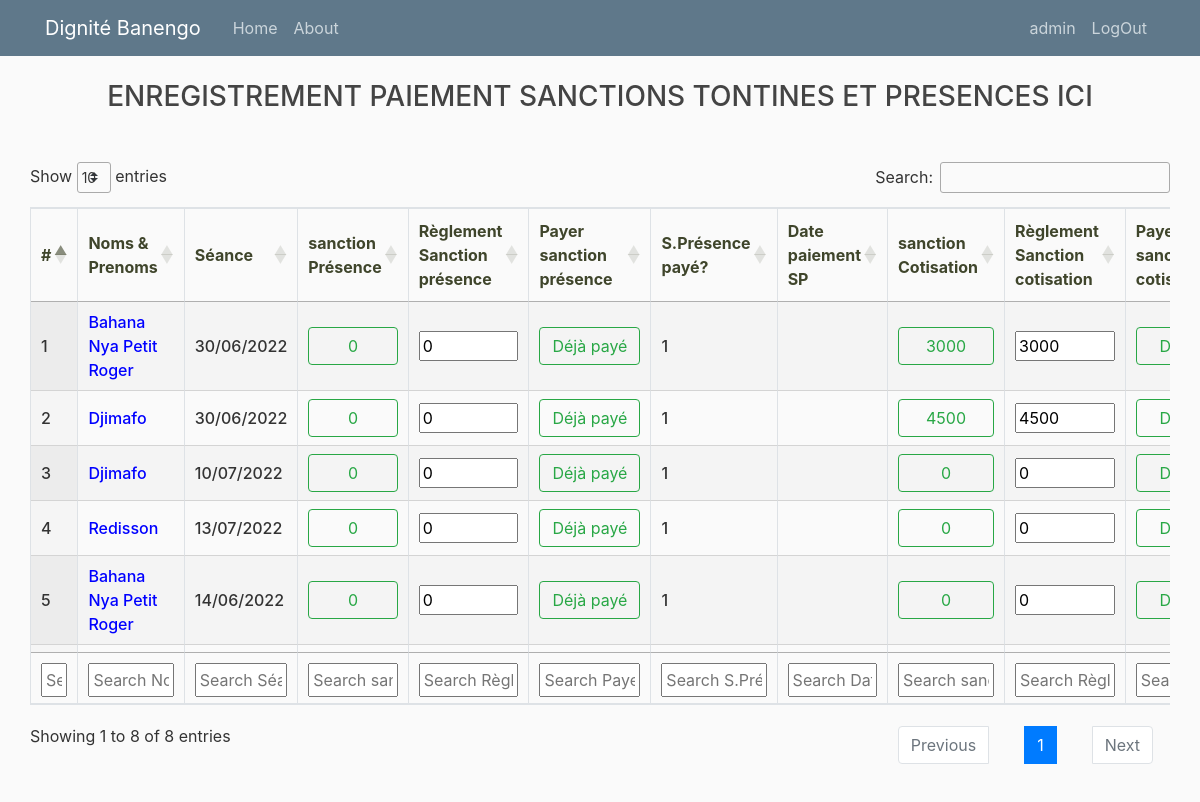
Page /sanction/ (signed in) on the committed database.
### tontine/models.py (models this page shows, shortened)
class Sanction(models.Model):
    seance = models.ForeignKey(Seance, on_delete=models.CASCADE)
    membre = models.ForeignKey(Membre, on_delete=models.CASCADE)
    regl_sanc_tontine = models.PositiveIntegerField(default=0)
    regl_sanc_presence = models.PositiveIntegerField(default=0)
    date_paiement_sp = models.DateTimeField(blank=True, null=True)
    date_paiement_sc = models.DateTimeField(blank=True, null=True)
    created = models.DateTimeField(auto_now_add=True)
    updated = models.DateTimeField(auto_now=True)
    valeur_sanction_tontine = models.PositiveIntegerField(default=0)
    valeur_sanction_presence = models.PositiveIntegerField(default=0)
    freeze = models.BooleanField(default=False)
    @property
    def is_active(self):
        if self.seance.tontine_is_active:
            return True
        return False
    @property
    def sanction_tontine_paye(self):
        if self.regl_sanc_tontine >= self.valeur_sanction_tontine:
            return 1
        return 0
    @property
    def sanction_presence_paye(self):
        if self.regl_sanc_presence >= self.valeur_sanction_presence:
            return 1
        return 0

class Membre(models.Model):
    user = models.OneToOneField(User, on_delete=models.CASCADE)
    nom = models.CharField(max_length=100, unique=True)
    matricule = models.CharField(max_length=8, unique=True)
    telephone = models.CharField(max_length=10, blank=True, null=True)
    qualite = models.CharField(max_length=100, blank=True, null=True)
    profession = models.CharField(max_length=100, blank=True, null=True)
    sexe = models.CharField(choices=SEXE_CHOICES, max_length=1)
    date_naissance = models.DateField(blank=True, null=True)
    date_adhesion = models.DateField()
    created = models.DateTimeField(auto_now_add=True)
    updated = models.DateTimeField(auto_now=True)
    cotisation = models.ForeignKey(MontantCotisation, on_delete=models.CASCADE)
    presence = models.ForeignKey(MontantPresence, on_delete=models.CASCADE)
    agape = models.ForeignKey(MontantAgape, on_delete=models.CASCADE)
    bank = models.ForeignKey(MontantBank, on_delete=models.SET_NULL, blank=True, null=True)
    bank_bool = models.BooleanField(default=False)
    cotisation_bool = models.BooleanField(default=False)
    presence_bool = models.BooleanField(default=True)
    total_impaye = models.IntegerField(default=0)
    total_seance = models.IntegerField(default=0)
    total_consigne = models.IntegerField(default=0)
    reserve = models.IntegerField(default=0)

class Seance(models.Model):
    date_seance = models.DateField(unique=True)
    president_jour = models.ForeignKey(Membre, on_delete=models.SET_NULL, blank=True, null=True)
    exercice_tontine = models.ForeignKey(ExerciceTontine, on_delete=models.CASCADE)
    exercice_presence = models.ForeignKey(ExercicePresence, on_delete=models.CASCADE)
    closed = models.BooleanField(default=False)
    total_presence = models.IntegerField(default=0)
    total_agape = models.IntegerField(default=0)
    total_tontine = models.IntegerField(default=0)
    total_encais = models.IntegerField(default=0)
    nbechec_agape= models.IntegerField(default=0)
    nbechec_presence= models.IntegerField(default=0)
    nbechec_cotisation= models.IntegerField(default=0)
    mtechec_agape= models.IntegerField(default=0)
    mtechec_presence= models.IntegerField(default=0)
    mtechec_cotisation= models.IntegerField(default=0)
    created = models.DateTimeField(auto_now_add=True)
    updated = models.DateTimeField(auto_now=True)
    author= models.ForeignKey(User, on_delete=models.SET_NULL, blank=True, null=True)
    @property
    def tontine_is_active(self):
        if self.exercice_tontine.is_active:
            return True
        return False

### tontine/views.py (the view)
# urls.py: path('sanction/', views.sanction, name='sanction'),
@login_required
def sanction(request):
	if request.user.is_staff:
		listsanction = [obj for obj in Sanction.objects.all() if obj.is_active]
	else:
		try:
			m = request.user.membre
			listsanction = [obj for obj in Sanction.objects.filter(membre=m) if obj.is_active]
		except Exception as e:
			listsanction = []
	context = {"listsanction": listsanction}
	return render(request, 'tontine/sanction.html', context)

### tontine/templatetags/custom_tag.py (called while the page is built)
@register.filter(name='has_group')
def has_group(user, group_name):
    group = Group.objects.get(name=group_name)
    return True if group in user.groups.all() else False

### tontine/templates/tontine/sanction.html (shortened to what this page needs)
{% extends "tontine/base3.html" %}
{% load crispy_forms_tags %}
{% load custom_tag %}
{% block content %}
<div class="container-fluid">
    <h3 style="text-align: center;">ENREGISTREMENT PAIEMENT SANCTIONS TONTINES ET PRESENCES ICI</h3>
    <br>
    <div class="row mt-3">
        <div class="col-md-12">
            <table id="example" class="stripe row-border order-column table-bordered" style="width:100%">
                <thead>
                    <tr>
                        <th>#</th>
                        <th>Noms & Prenoms</th>
                        <th>Séance</th>
                        <th>sanction<br>Présence</th>
                        <th>Règlement<br>Sanction présence</th>
                        <th>Payer sanction<br>présence</th>
                        <th>S.Présence<br>payé?</th>
                        <th>Date<br>paiement SP</th>
                        <th>sanction<br>Cotisation</th>
                        <th>Règlement<br>Sanction cotisation</th>
                        <th>Payer sanction<br>cotisatisation</th>
                    </tr>
                </thead>
                <tbody>
                    {% for data in listsanction %}
                        <tr>
                            <td>{{ forloop.counter }}</td>
                            <td id="name{{ data.id }}"
                            {% if data.freeze %}
                            style="color: cadetblue;"
                            {% else %}
                                {% if data.sanction_tontine_paye == 0 %} style="color: crimson;"
                                {% elif data.sanction_presence_paye == 0  %}
                                style="color: crimson;"
                                 {% else %}
                                  style="color: blue;"
                                {% endif %}
                            {% endif %}
                                >
                            {{data.membre.nom}}
                            </td>
                            <td>{{data.seance.date_seance|date:"d/m/Y"}}</td>
                            <td>
                                {% if data.sanction_presence_paye == 0 %}
                                <button class="btn btn-outline-danger" style="width: 100%">
                                    {{data.valeur_sanction_presence}}
                                </button>
                                {% else %}
                                <button class="btn btn-outline-success" style="width: 100%">
                                    {{data.valeur_sanction_presence}}
                                </button>
                                {% endif %}
                            </td>
                            <td>
                                <input type="number"  size="8" value="{{data.regl_sanc_presence}}" id="r_sp{{ data.id }}" min="0" step="1" style='width:100%'>
                            </td>
                            <td>
                                {% if request.user|has_group:"payeur_sanction" %}
                                    {% if data.sanction_presence_paye == 0 %}
                                        {% if data.freeze %}
                                        <button data-product="{{data.id}}" style="width: 100%" class="btn btn-outline-primary">
                                            Freezé
                                        </button>
                                        {% else %}
                                        <button data-product="{{data.id}}" style="width: 100%" class="btn btn-outline-primary sendp">
                                            Payer
                                        </button>
                                        {% endif %}
                                    {% else %}
                                    <button  style="width: 100%" class="btn btn-outline-success">
                                        Déjà payé
                                    </button>
                                    {% endif %}
                                {% endif %}
                            </td>
                            <td id="payement_sp{{ data.id }}" style="width: 1px">{{data.sanction_presence_paye}}</td>
                            <td>{{data.date_paiement_sp|date:"d/m/Y"}}</td>
                            <td>
                                {% if data.sanction_tontine_paye == 0 %}
                                <button class="btn btn-outline-danger" style="width: 100%">
                                    {{data.valeur_sanction_tontine}}
                                </button>
                                {% else %}
                                <button class="btn btn-outline-success" style="width: 100%">
                                    {{data.valeur_sanction_tontine}}
                                </button>
                                {% endif %}
                            </td>
                            <td>
                                <input type="number"  size="8" value="{{data.regl_sanc_tontine}}" id="r_sc{{ data.id }}" min="0" step="1" style='width:100%'>
                            </td>
                            <td>
                                {% if request.user|has_group:"payeur_sanction" %}
                                    {% if data.sanction_tontine_paye == 0 %}
                                        {% if data.freeze %}
                                        <button data-product="{{data.id}}" style="width: 100%" class="btn btn-outline-secondary">
                                            Freezé
                                        </button>
                                        {% else %}
                                        <button data-product="{{data.id}}" style="width: 100%" class="btn btn-outline-primary send">
                                            Payer
                                        </button>
                                        {% endif %}
                                    {% else %}
                                    <button  style="width: 100%" class="btn btn-outline-success">
                                        Déjà payé
                                    </button>
                                    {% endif %}
                                {% endif %}
                            </td>
                        </tr>
                        {% endfor %}
                </tbody>
                <tfoot>
                    <tr>
                        <th>#</th>
                        <th>Noms & Prenoms</th>
                        <th>Séance</th>
                        <th>sanction<br>Présence</th>
                        <th>Règlement<br>Sanction présence</th>
                        <th>Payer sanction<br>présence</th>
                        <th>S.Présence<br>payé?</th>
                        <th>Date<br>paiement SP</th>
                        <th>sanction<br>Cotisation</th>
                        <th>Règlement<br>Sanction cotisation</th>
                        <th>Payer sanction<br>cotisatisation</th>
                    </tr>
                </tfoot>
            </table>
        </div>
    </div>
</div>
{% endblock %}

### tontine/templates/tontine/base3.html (shortened to what this page needs)
{% load static %}
<!DOCTYPE html>
<html>
<head>
    <link rel="stylesheet" href="https://maxcdn.bootstrapcdn.com/bootstrap/4.0.0/css/bootstrap.min.css">
    <link rel="stylesheet" type="text/css" href="https://cdnjs.cloudflare.com/ajax/libs/twitter-bootstrap/4.5.2/css/bootstrap.css">
    <link rel="stylesheet" type="text/css" href="https://cdn.datatables.net/1.12.1/css/dataTables.bootstrap4.min.css">
    <link rel="stylesheet" type="text/css" href="https://cdn.datatables.net/1.12.1/css/jquery.dataTables.min.css">
    <link rel="stylesheet" type="text/css" href="https://cdn.datatables.net/buttons/2.2.3/css/buttons.dataTables.min.css">
    <link rel="stylesheet" type="text/css" href="{% static 'css/main.css' %}">
</head>
<body>
  <header class="site-header">
    <nav class="navbar navbar-expand-md navbar-dark bg-steel fixed-top">
      <div class="container">
        <a class="navbar-brand mr-4" href="{% url 'home' %}">Dignité Banengo</a>
        <div class="collapse navbar-collapse" id="navbarToggle">
          <div class="navbar-nav mr-auto">
            <a class="nav-item nav-link" href="{% url 'home' %}">Home</a>
            <a class="nav-item nav-link" href="{% url 'about' %}">About</a>
          </div>
          <div class="navbar-nav">
            {% if user.is_authenticated %}
        <a class="nav-item nav-link" href="{% url 'profile' %}">{{ request.user.username }}</a>
        <a class="nav-item nav-link" href="{% url 'logout' %}">LogOut</a>
        {% else %}
        <a class="nav-item nav-link" href="{% url 'login' %}">Login</a>
        <a class="nav-item nav-link" href="{% url 'inscription' %}">Register</a>
        {% endif %}
          </div>
        </div>
      </div>
    </nav>
  </header>
  <main role="main" class="container-fluid">
    <div class="row">
      <div class="col-md-12">
        {% block content %}{% endblock %}
      </div>
    </div>
    <br>
    <br>
    <br>
    <br>
    <br>
    <br>
  </main>
</body>
</html>

### static/css/main.css (style rules this page uses)
body { background: #fafafa; color: #333333; margin-top: 5rem; }
h1, h2, h3, h4, h5, h6 { color: #444444; }
.bg-steel { background-color: #5f788a; }
.site-header .navbar-nav .nav-link { color: #cbd5db; }

### tontine/templates/tontine/sanction.html (style rules this page uses)
th { color: #3f452b; font-weight: bold; }
td { font-weight: 490; }

### rows in the picture
Sanction: membre.nom "Bahana Nya Petit Roger", seance.date_seance "30/06/2022", valeur_sanction_presence "0", regl_sanc_presence "0", shows "Déjà payé", sanction_presence_paye "1", valeur_sanction_tontine "3000", regl_sanc_tontine "3000"
Sanction: membre.nom "Djimafo", seance.date_seance "30/06/2022", valeur_sanction_presence "0", regl_sanc_presence "0", shows "Déjà payé", sanction_presence_paye "1", valeur_sanction_tontine "4500", regl_sanc_tontine "4500"
Sanction: membre.nom "Djimafo", seance.date_seance "10/07/2022", valeur_sanction_presence "0", regl_sanc_presence "0", shows "Déjà payé", sanction_presence_paye "1", valeur_sanction_tontine "0", regl_sanc_tontine "0"
Sanction: membre.nom "Redisson", seance.date_seance "13/07/2022", valeur_sanction_presence "0", regl_sanc_presence "0", shows "Déjà payé", sanction_presence_paye "1", valeur_sanction_tontine "0", regl_sanc_tontine "0"
Sanction: membre.nom "Bahana Nya Petit Roger", seance.date_seance "14/06/2022", valeur_sanction_presence "0", regl_sanc_presence "0", shows "Déjà payé", sanction_presence_paye "1", valeur_sanction_tontine "0", regl_sanc_tontine "0"

### other values in the picture
{{ request.user.username }} "admin"
